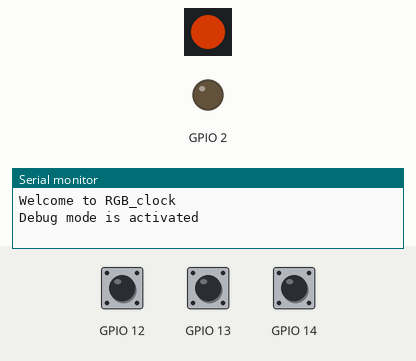
Recording of a program running on a simulated ESP8266 (Wemos D1 mini). On the bench: 1 RGB LEDs in strip order, left to right, output pins drawn as LEDs (lit = HIGH), the last lines printed to the serial monitor. The test bench sets the inputs (shaded band); at power-on: GPIO 12 HIGH, GPIO 13 HIGH, GPIO 14 HIGH. Dim RGB values are drawn brighter than linear.

Above: at 2.2 s.
2.3 s: GPIO 12 pulled LOW for 0.15 s
At 3.6 s:
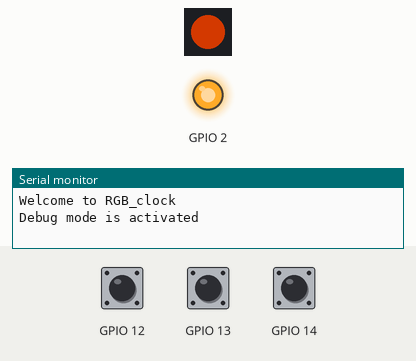
3.9 s: GPIO 13 pulled LOW for 0.15 s
At 4.9 s:
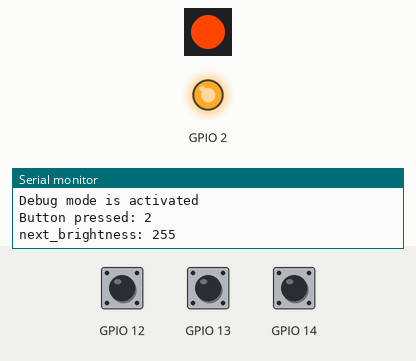
5.5 s: GPIO 13 pulled LOW for 1 s
At 7.3 s:
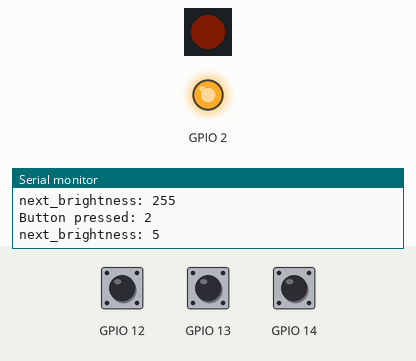
8.0 s: GPIO 14 pulled LOW for 0.15 s
At 8.07 s:
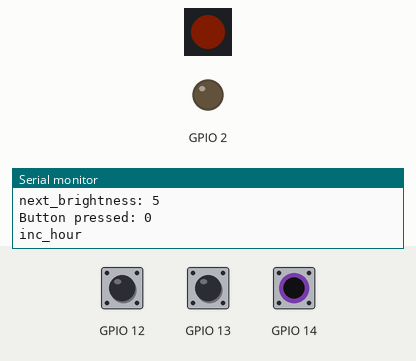
9.6 s: GPIO 12 pulled LOW for 1 s
At 11.7 s:
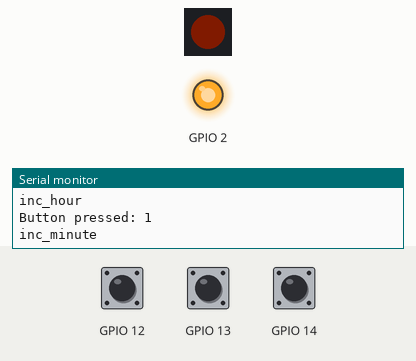
12.1 s: GPIO 12 pulled LOW for 3.2 s
At 12.8 s:
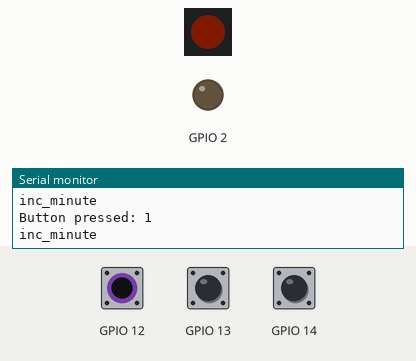
Timing chart, 0 to 16.8 s (numbered marks = the images above; inputs shaded):
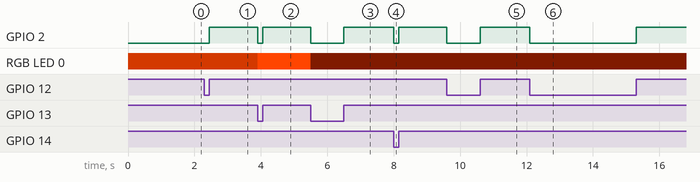

The program:

main.cpp
```cpp
/* ------ INFOS ------ *\

This program controls a selfmade clock based around RGB-LEDs

@author: Robin Modisch, Sven Kiebler
@version: 0.1

---------- TODO ----------
1. Everything
2. I've done it better


*\ --------------------*/

#include <Arduino.h>

#include "settings.h"
#include "clock_manager.h"

//clock_manager clock;

// put your setup code here, to run once:
void setup()
{
    if (debug)
    {
        Serial.begin(115200);
        Serial.println();
        Serial.println(F("Welcome to RGB_clock"));
        Serial.println(F("Debug mode is activated"));
    }

    // connect RGBs
    LED_manager::setup();

    // connect clock manager to hardware_manager
    clock_manager::register_buttons();

    // connect physical buttons
    HW_manager::attach_interrupts();

    if (debug) delay(1000);
}

// put your main code here, to run repeatedly:
void loop()
{
    clock_manager::tick();

    // wait for human interaction time
    //if (debug) delay(1000);
}
```

Measured:
- after the input at 2.3 s, GPIO 2: LOW → HIGH after 0.15 s
- after the input at 3.9 s, GPIO 2: HIGH → LOW at once, → HIGH 0.15 s later; RGB LED 0: RGB(127, 34, 0) → RGB(255, 69, 0) at once
- after the input at 5.5 s, GPIO 2: HIGH → LOW at once, → HIGH 1.0 s later; RGB LED 0: RGB(255, 69, 0) → RGB(5, 1, 0) at once
- after the input at 8.0 s, GPIO 2: HIGH → LOW at once, → HIGH 0.15 s later
- after the input at 9.6 s, GPIO 2: HIGH → LOW at once, → HIGH 1.0 s later
- after the input at 12.1 s, GPIO 2: HIGH → LOW at once, → HIGH 3.2 s later
